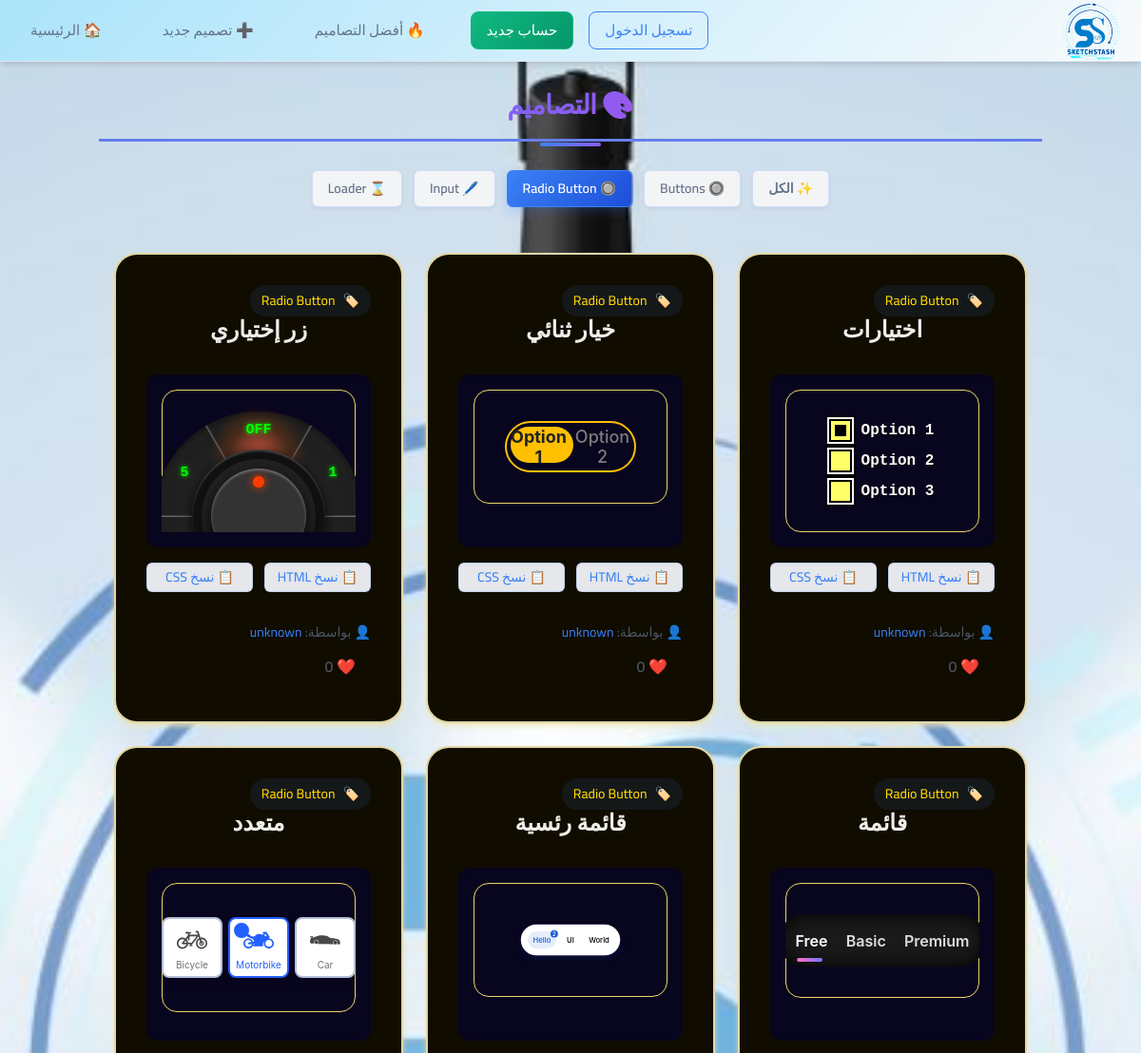
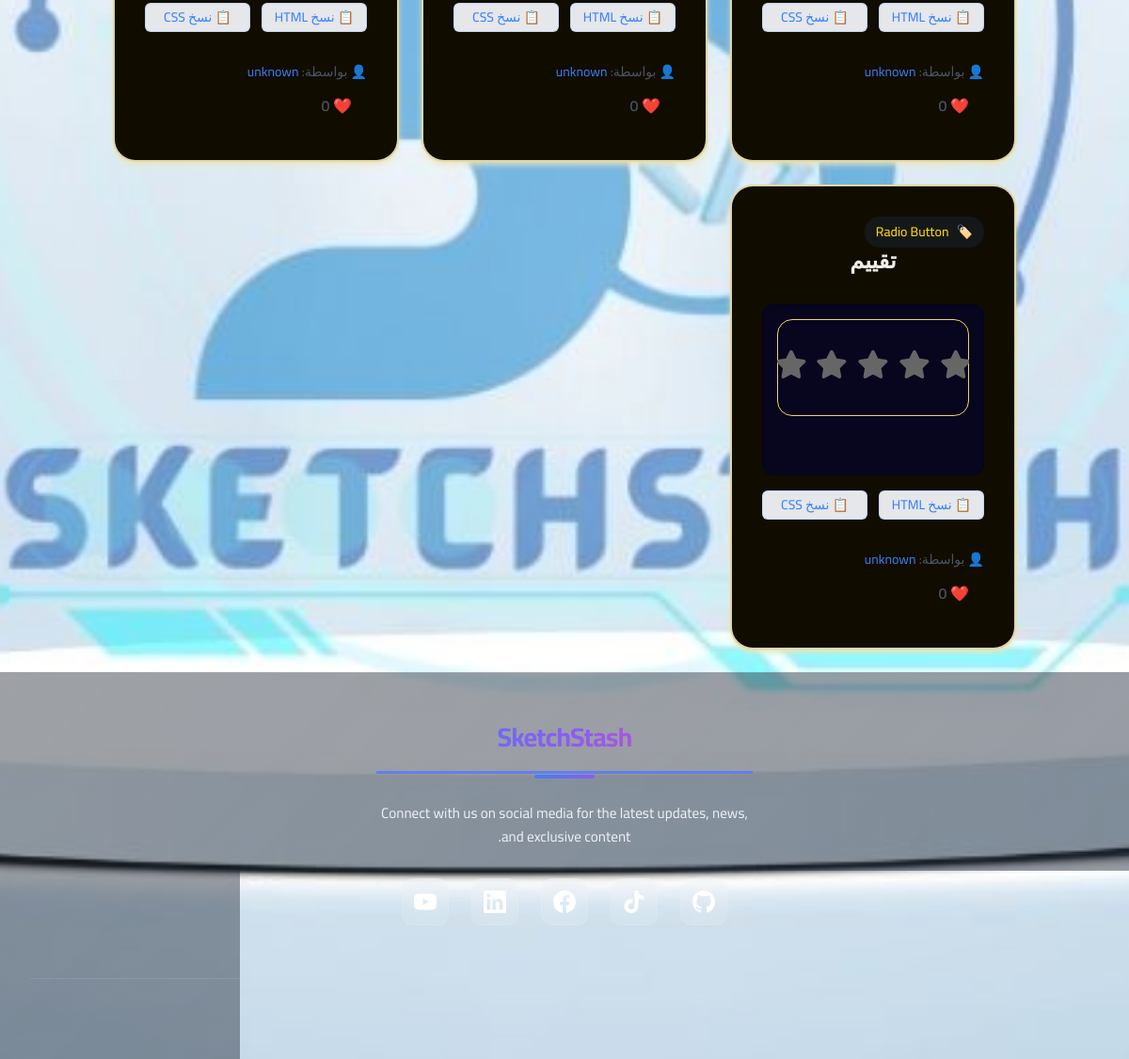
The app's page /?type=radio with its own data (2 pictures, top to bottom).
### designs/models.py (models this page shows, shortened)
class Design(models.Model):
    DESIGN_TYPES = [
        ('button', 'Button'),
        ('card', 'Card'),
        ('navbar', 'Navbar'),
        ('header', 'Header'),
        ('form', 'Form'),
        ('input', 'Input'),
        ('loader', 'Loader'),
        ('radio', 'Radio Button'),
        ('other', 'Other'),
    ]
    name = models.CharField(max_length=100)
    description = models.TextField(blank=True)
    design_type = models.CharField(max_length=20, choices=DESIGN_TYPES)
    html_code = models.TextField()
    css_code = models.TextField()
    creator = models.ForeignKey(User, on_delete=models.CASCADE, related_name='designs')
    created_at = models.DateTimeField(auto_now_add=True)
    likes = models.PositiveIntegerField(default=0)

### designs/views.py (the view)
# urls.py: path('', views.design_list, name='design_list'),
def design_list(request):
    design_type = request.GET.get('type')
    if design_type:
        designs = Design.objects.filter(design_type=design_type).order_by('-created_at')
    else:
        designs = Design.objects.all().order_by('-created_at')
    return render(request, 'designs/design_list.html', {
        'designs': designs,
        'current_type': design_type  # علشان نتحكم في الـ active button
    })

### designs/templates/designs/design_list.html (shortened to what this page needs)
{% extends 'designs/base.html' %}
{% block content %}
<h1 class="page-title">🎨 التصاميم</h1>
<div class="filter-container">
    <a href="?" class="filter-btn {% if not current_type %}active{% endif %}">✨ الكل</a>
    <a href="?type=button" class="filter-btn {% if current_type == 'button' %}active{% endif %}">🔘 Buttons</a>
    <a href="?type=radio" class="filter-btn {% if current_type == 'radio' %}active{% endif %}">🔘 Radio Button</a>
    <a href="?type=input" class="filter-btn {% if current_type == 'input' %}active{% endif %}">🖊️ Input</a>
    <a href="?type=loader" class="filter-btn {% if current_type == 'loader' %}active{% endif %}">⌛ Loader</a>
</div>
<div class="design-grid">
    {% for design in designs %}
        <div class="design-card">
          <div class="card-info">
               <div class="design-type">
                    <span>🏷️</span>
                    <span>{{ design.get_design_type_display }}</span>
                </div>
               <div class="card-content">
                <h2 class="design-title">{{ design.name }}</h2>
              </div>
                <div>
                    <iframe
                        id="preview-iframe-{{ design.id }}"
                        class="preview-iframe"
                        onload="
                            const iframe = this;
                            const doc = iframe.contentWindow.document;
                            doc.open();
                            doc.write(`<!DOCTYPE html>
                            <html>
                            <head>
                                <style>
                                    body {
                                        margin:0;
                                        padding: 2rem 2rem;
                                        font-family: -apple-system, BlinkMacSystemFont, 'Segoe UI', Roboto, sans-serif;
                                        display: flex;
                                        justify-content: center;
                                        align-items: center;
                                        border: 1px solid #ead666;
                                        border-radius: 1rem;
                                    }
                                    {{ design.css_code|escapejs }}
                                </style>
                            </head>
                            <body>
                                {{ design.html_code|escapejs }}
                            </body>
                            </html>`);
                            doc.close();
                        ">
                    </iframe>
                </div>
                <div class="copy-buttons">
                  <button class="btn-copy" onclick="copyToClipboard(`{{ design.html_code|escapejs }}`)">📋 نسخ HTML</button>
                  <button class="btn-copy" onclick="copyToClipboard(`{{ design.css_code|escapejs }}`)">📋 نسخ CSS</button>
                </div>
          </div>
          <div class="text-sm text-gray-600 mt-auto">
            👤 بواسطة:
            <a href="{% url 'designer_profile' design.creator.username %}" class="text-blue-500 hover:underline">
              {{ design.creator.username }}
            </a><br>
            {% if request.user.is_authenticated %}
              <form method="POST" action="{% url 'like_design' design.id %}" class="like-form d-inline">
                {% csrf_token %}
                <button class="btn {% if design.id in liked_design_ids %}btn-danger{% else %}btn-outline-danger{% endif %} btn-sm like-btn" data-id="{{ design.id }}">
                  ❤️ <span class="like-count">{{ design.like_count }}</span>
                </button>
            </form>
            {% else %}
              <a href="{% url 'login' %}" class="btn btn-outline-danger btn-sm">
                ❤️ {{ design.likes }}
              </a>
            {% endif %}
          </div>
        </div>
    {% empty %}
      <p class="text-center text-gray-500 col-span-3">لا توجد تصاميم بعد.</p>
    {% endfor %}
</div>
{% endblock %}

### records on screen
Design: design_type "Radio Button", name "اختيارات", creator.username "unknown", likes "0"
Design: design_type "Radio Button", name "خيار ثنائي", creator.username "unknown", likes "0"
Design: design_type "Radio Button", name "زر إختياري", creator.username "unknown", likes "0"
Design: design_type "Radio Button", name "قائمة", creator.username "unknown", likes "0"
Design: design_type "Radio Button", name "قائمة رئسية", creator.username "unknown", likes "0"
Design: design_type "Radio Button", name "متعدد", creator.username "unknown", likes "0"
Design: design_type "Radio Button", name "تقييم", creator.username "unknown", likes "0"
